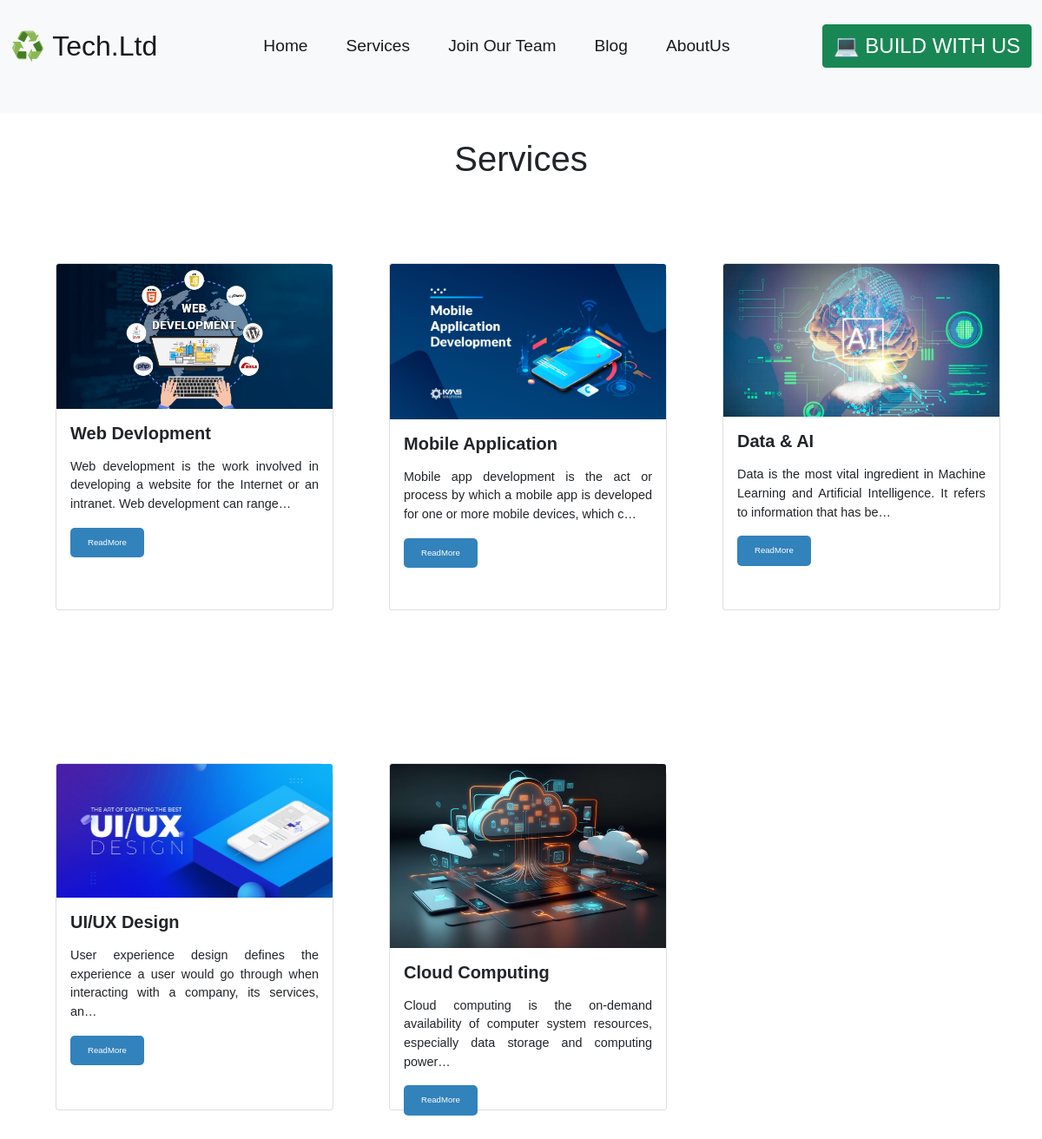
Page /services/ on the committed database.
### blogapp/models.py (models this page shows)
class Courses(models.Model):
    title=models.CharField(max_length=200)
    image=models.ImageField()
    description=HTMLField()

### blogapp/views.py (the view)
# urls.py: path('services/',views.services,name='services'),
def services(request):
    courses=Courses.objects.all()
    return render(request,'blogapp/services.html',{'courses':courses})

### blogapp/templates/blogapp/services.html (shortened to what this page needs)
{% extends 'base.html' %}
{% block content %}
<br>
<center>
    <h1> Services</h1>
</center>
<div class="row row-cols-1 row-cols-md-3 g-4">
    {% for i in courses %}
    <div class="row row-cols-1 row-cols-md-2 g-4">
    <div class="col">
    <div class="card">
      <img src="{{i.image.url}}" class="card-img-top" alt="...">
      <div class="card-body">
        <h5 class="card-title">{{i.title}}</h5>
        <p>{{i.description |truncatechars_html:120| safe}}</p>
      <a class="action" href="{{ i.url }}">ReadMore</a>
    </div>
    </div>
    </div>
</div>
{% endfor %}
{% endblock %}

### templates/base.html (shortened to what this page needs)
{% load static %}
<!DOCTYPE html>
<html lang="en">
<head>
    <link href="https://cdn.jsdelivr.net/npm/bootstrap@5.0.2/dist/css/bootstrap.min.css" rel="stylesheet">
    <link rel="stylesheet" href="css/nav.css">
</head>
<body>
    <nav class="navbar navbar-expand-lg navbar-light bg-light">
        <div class="container-fluid">
          <a class="navbar-brand" href="/buildwithus/"> ♻️ Tech.Ltd</a>
          <div class="collapse navbar-collapse d-flex justify-content-center" id="navbarSupportedContent">
            <ul class="navbar-nav">
                <li class="nav-item">
                    <a class="nav-link active" aria-current="page" href="/home/">Home</a>
                </li>
                <li class="nav-item">
                    <a class="nav-link active" aria-current="page" href="/services/">Services</a>
                </li>
                <li class="nav-item">
                    <a class="nav-link active" aria-current="page" href="/joinus/">Join Our Team</a>
                </li>
                <li class="nav-item">
                    <a class="nav-link active" href="/blog/">Blog</a>
                </li>
                <li class="nav-item">
                    <a class="nav-link active" aria-current="page" href="/about/">AboutUs</a>
                </li>
            </ul>
        </div>
        <a href="/buildwithus/">
            <button type="button" class="btn btn-success">💻 BUILD WITH US</button>
        </a>
        </div>
      </nav>
     {% block content %}
    {% endblock content %}
</body>
</html>

### blogapp/static/css/nav.css (style rules this page uses)
.navbar { padding-top: 3rem; padding-bottom: 3rem; }
body { font-size: 3rem; font-weight: 400; line-height: 1.5; color: #212529; background-color: #fff; }

### templates/base.html (style rules this page uses)
.navbar-brand { font-size: 2rem; }
.navbar { padding-top: 1.5rem; padding-bottom: -0.72rem; }
.btn { font-size: 1.5rem; }
body { font-size: 1.2rem; font-family: 'Lucida Sans', 'Lucida Sans Regular', 'Lucida Grande', 'Lucida Sans Unicode', Geneva, Verdana, sans-serif; }
.navbar-nav .nav-item + .nav-item { margin-left: 28px; }

### blogapp/templates/blogapp/services.html (style rules this page uses)
.card { margin: 4rem; ; border-top-right-radius: 1rem; height: 25rem; width: 20rem; }
p { font-size: 0.9rem; }
.card-title { font-weight: bold; }
.action { color:black; font-size: 0.6rem; display: inline-block; padding: 10px 20px; background-color: rgb(50, 130, 188); color: white; text-decoration: none; border-radius: 5px; }

### rows in the picture
Courses: image (picture), title "Web Devlopment", description "Web development is the work involved in developing a website for the Internet or an intranet. Web development can range…"
Courses: image (picture), title "Mobile Application", description "Mobile app development is the act or process by which a mobile app is developed for one or more mobile devices, which c…"
Courses: image (picture), title "Data & AI", description "Data is the most vital ingredient in Machine Learning and Artificial Intelligence. It refers to information that has be…"
Courses: image (picture), title "UI/UX Design", description "User experience design defines the experience a user would go through when interacting with a company, its services, an…"
Courses: image (picture), title "Cloud Computing", description "Cloud computing is the on-demand availability of computer system resources, especially data storage and computing power…"
